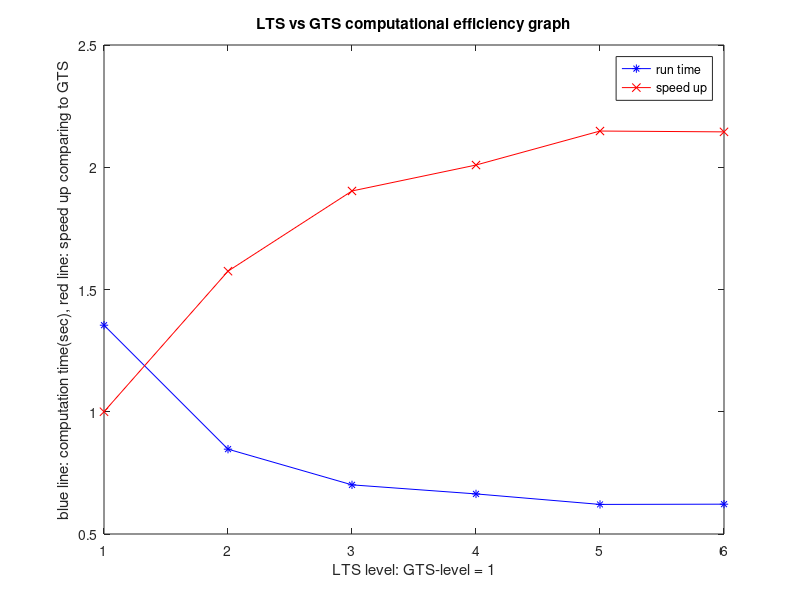

Recreate this plot in MATLAB.
ltslvl=[1 2 3 4 5 6];
caltime=[1.354 0.847 0.701 0.664 0.621 0.622];
improvement=[1 1.334/0.847 1.334/0.701 1.334/0.664 1.334/0.621 1.334/0.622];
plot(ltslvl, caltime,'-b*')
hold on
plot(ltslvl, improvement,'-rx')
legend('run time','speed up')
title('LTS vs GTS computational efficiency graph')
xlabel('LTS level: GTS-level = 1')
ylabel('blue line: computation time(sec), red line: speed up comparing to GTS')